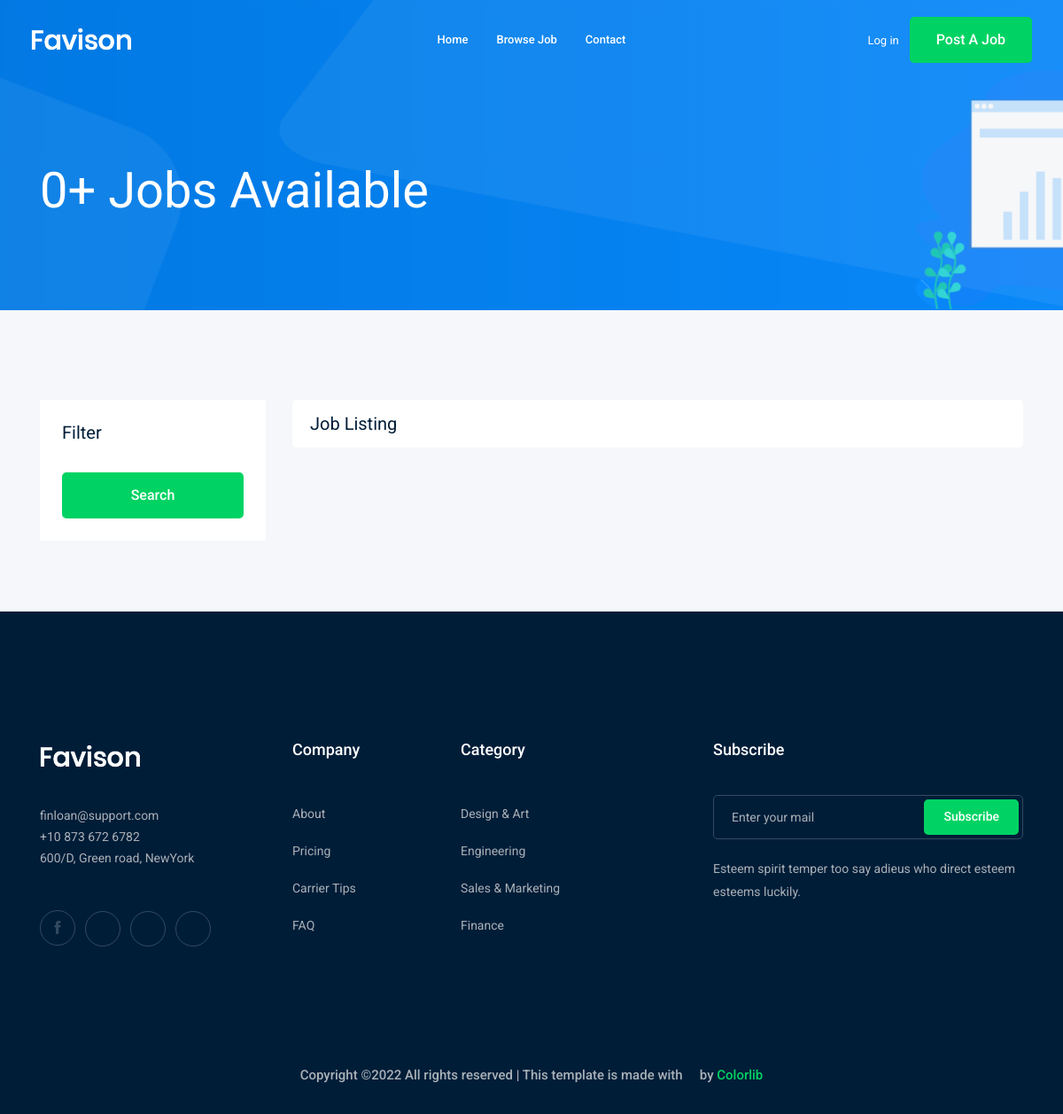
Before: / with the older database file.
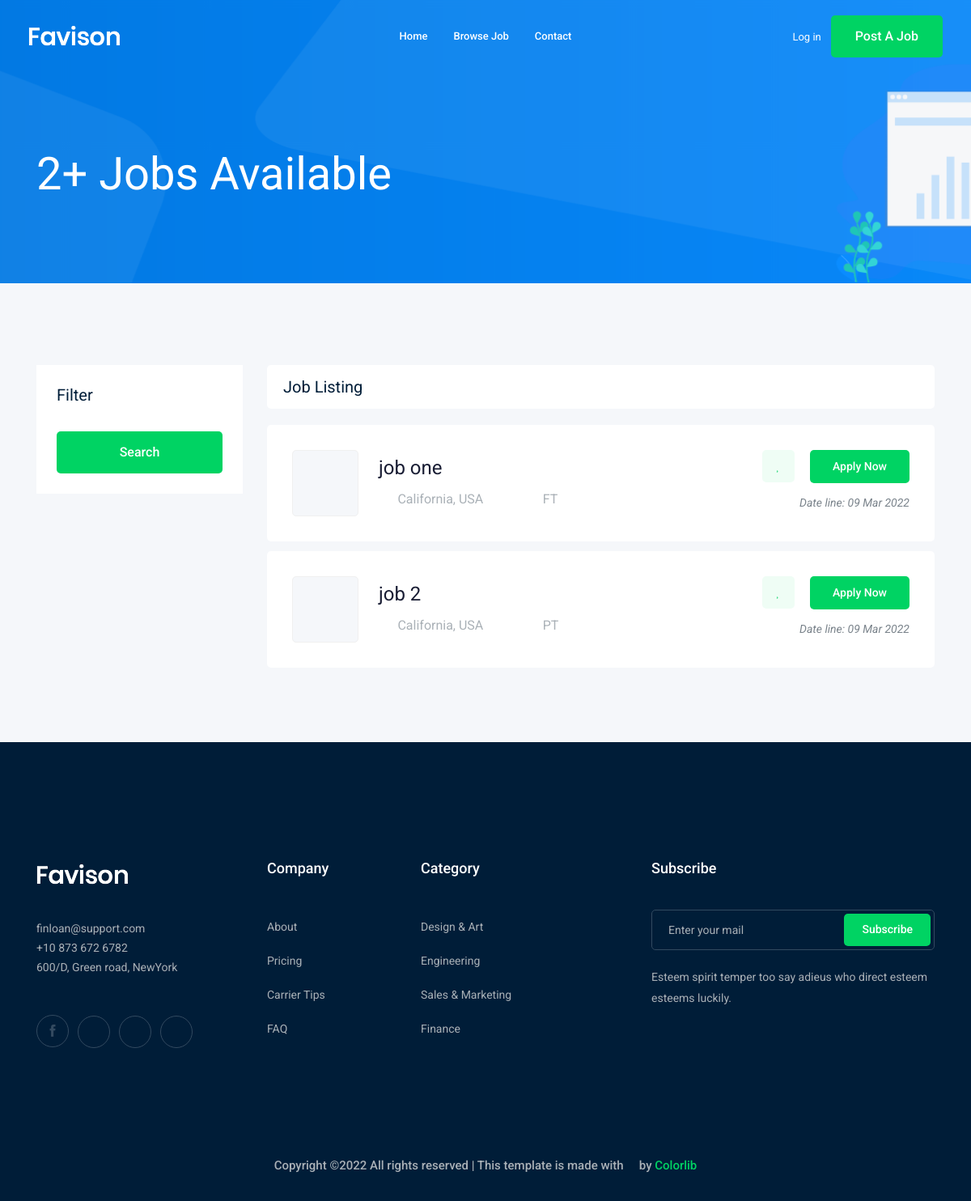
After: the same page with the newer database file.
### job/models.py (models this page shows)
class Job(models.Model):
    title = models.CharField(max_length=100)
    job_type = models.CharField(max_length=100, choices=JOB_TYPE_CHOICE)
    description = models.TextField(max_length=1000)
    published_at = models.DateTimeField(auto_now=True)
    vacancy = models.IntegerField(default=1)
    salary = models.IntegerField(default=1)
    experience = models.IntegerField(default=1)
    category = models.ForeignKey(Category, on_delete=models.CASCADE);
    def __str__(self):
        return (self.title)

### job/views.py (the view)
# urls.py: path('', jop_list ),
def jop_list(request):
    jobList = Job.objects.all()
    context = {'jobs': jobList}
    return (render(request, 'job/job_list.html', context))

### forntend-template/job/templates/job/job_list.html (shortened to what this page needs)
{% extends 'base.html' %}
{% load bootstrap4 %}
{% block body %}
    <div class="bradcam_area bradcam_bg_1">
        <div class="container">
            <div class="row">
                <div class="col-xl-12">
                    <div class="bradcam_text">
                        <h3>{{jobs.count}}+ Jobs Available</h3>
                    </div>
                </div>
            </div>
        </div>
    </div>
    <div class="job_listing_area plus_padding">
        <div class="container">
            <div class="row">
                <div class="col-lg-3">
                    <div class="job_filter white-bg">
                        <div class="form_inner white-bg">
                            <h3>Filter</h3>
                            <form method="GET">
                                <input type="submit" value="Search" class="boxed-btn3 w-100 mt-2">
                            </form>
                        </div>
                    </div>
                </div>
                <div class="col-lg-9">
                    <div class="recent_joblist_wrap">
                        <div class="recent_joblist white-bg ">
                            <div class="row align-items-center">
                                <div class="col-md-6">
                                    <h4>Job Listing</h4>
                                </div>
                                <div class="col-md-6">
                                </div>
                            </div>
                        </div>
                    </div>
                    <div class="job_lists m-0">
                        <div class="row">
                           {% for job in jobs %}
                            <div class="col-lg-12 col-md-12">
                                <div class="single_jobs white-bg d-flex justify-content-between">
                                    <div class="jobs_left d-flex align-items-center">
                                        <div class="thumb">
                                        </div>
                                        <div class="jobs_conetent">
                                            <a href="{% url 'jobs:job_detail' job.slug %}"><h4>{{job}}</h4></a>
                                            <div class="links_locat d-flex align-items-center">
                                                <div class="location">
                                                    <p> <i class="fa fa-map-marker"></i> California, USA</p>
                                                </div>
                                                <div class="location">
                                                    <p> <i class="fa fa-clock-o"></i> {{job.job_type}}</p>
                                                </div>
                                            </div>
                                        </div>
                                    </div>
                                    <div class="jobs_right">
                                        <div class="apply_now">
                                            <a class="heart_mark" href="#"> <i class="fa fa-heart"></i> </a>
                                            <a href="{% url 'jobs:job_detail' job.slug %}" class="boxed-btn3">Apply Now</a>
                                        </div>
                                        <div class="date">
                                            <p>Date line: {{job.published_at|date:'d M o'}}</p>
                                        </div>
                                    </div>
                                </div>
                            </div>
                            {% endfor %}
                        </div>
                    </div>
                </div>
            </div>
        </div>
    </div>
{% endblock body %}

### forntend-template/templates/base.html (shortened to what this page needs)
{% load static %}
<!doctype html>
<html class="no-js" lang="zxx">
<head>
    <link rel="stylesheet" href="{% static 'css/bootstrap.min.css' %}">
    <link rel="stylesheet" href="{% static 'css/owl.carousel.min.css' %}">
    <link rel="stylesheet" href="{% static 'css/magnific-popup.css' %}">
    <link rel="stylesheet" href="{% static 'css/font-awesome.min.css' %}">
    <link rel="stylesheet" href="{% static 'css/themify-icons.css' %}">
    <link rel="stylesheet" href="{% static 'css/nice-select.css' %}">
    <link rel="stylesheet" href="{% static 'css/flaticon.css' %}">
    <link rel="stylesheet" href="{% static 'css/jquery-ui.css' %}">
    <link rel="stylesheet" href="{% static 'css/gijgo.css' %}">
    <link rel="stylesheet" href="{% static 'css/animate.min.css' %}">
    <link rel="stylesheet" href="{% static 'css/slicknav.css' %}">
    <link rel="stylesheet" href="{% static 'css/style.css' %}">
</head>
<body>
    <header>
        <div class="header-area ">
            <div id="sticky-header" class="main-header-area">
                <div class="container-fluid ">
                    <div class="header_bottom_border">
                        <div class="row align-items-center">
                            <div class="col-xl-3 col-lg-2">
                                <div class="logo">
                                    <a href="index.html">
                                        <img src="img/logo.png" alt="">
                                    </a>
                                </div>
                            </div>
                            <div class="col-xl-6 col-lg-7">
                                <div class="main-menu  d-none d-lg-block">
                                    <nav>
                                        <ul id="navigation">
                                            <li><a href="/">home</a></li>
                                            <li><a href="{% url 'jobs:job_list' %}">Browse Job</a></li>
                                            <li><a href="{% url 'contact:contact' %}">Contact</a></li>
                                        </ul>
                                    </nav>
                                </div>
                            </div>
                            <div class="col-xl-3 col-lg-3 d-none d-lg-block">
                                <div class="Appointment">
                                    {% if request.user.is_authenticated %}
                                    <div class="phone_num d-none d-xl-block">
                                        <a href="{% url 'accounts:profile' %}">Profile</a>
                                    </div>
                                    {% else %}
                                        <div class="phone_num d-none d-xl-block">
                                            <a href="{% url 'login' %}">Log in</a>
                                        </div>
                                    {% endif %}
                                    <div class="d-none d-lg-block">
                                        <a class="boxed-btn3" href="{% url 'jobs:add_job' %}">Post a Job</a>
                                    </div>
                                </div>
                            </div>
                            <div class="col-12">
                            </div>
                        </div>
                    </div>
                </div>
            </div>
        </div>
    </header>
    {% block body %}
    {% endblock body %}
    <footer class="footer">
        <div class="footer_top">
            <div class="container">
                <div class="row">
                    <div class="col-xl-3 col-md-6 col-lg-3">
                        <div class="footer_widget wow fadeInUp" data-wow-duration="1s" data-wow-delay=".3s">
                            <div class="footer_logo">
                                <a href="#">
                                    <img src="img/logo.png" alt="">
                                </a>
                            </div>
                            <p>
                                finloan@support.com <br>
                                +10 873 672 6782 <br>
                                600/D, Green road, NewYork
                            </p>
                            <div class="socail_links">
                                <ul>
                                    <li>
                                        <a href="#">
                                            <i class="ti-facebook"></i>
                                        </a>
                                    </li>
                                    <li>
                                        <a href="#">
                                            <i class="fa fa-google-plus"></i>
                                        </a>
                                    </li>
                                    <li>
                                        <a href="#">
                                            <i class="fa fa-twitter"></i>
                                        </a>
                                    </li>
                                    <li>
                                        <a href="#">
                                            <i class="fa fa-instagram"></i>
                                        </a>
                                    </li>
                                </ul>
                            </div>
                        </div>
                    </div>
                    <div class="col-xl-2 col-md-6 col-lg-2">
                        <div class="footer_widget wow fadeInUp" data-wow-duration="1.1s" data-wow-delay=".4s">
                            <h3 class="footer_title">
                                Company
                            </h3>
                            <ul>
                                <li><a href="#">About </a></li>
                                <li><a href="#"> Pricing</a></li>
                                <li><a href="#">Carrier Tips</a></li>
                                <li><a href="#">FAQ</a></li>
                            </ul>
                        </div>
                    </div>
                    <div class="col-xl-3 col-md-6 col-lg-3">
                        <div class="footer_widget wow fadeInUp" data-wow-duration="1.2s" data-wow-delay=".5s">
                            <h3 class="footer_title">
                                Category
                            </h3>
                            <ul>
                                <li><a href="#">Design & Art</a></li>
                                <li><a href="#">Engineering</a></li>
                                <li><a href="#">Sales & Marketing</a></li>
                                <li><a href="#">Finance</a></li>
                            </ul>
                        </div>
                    </div>
                    <div class="col-xl-4 col-md-6 col-lg-4">
                        <div class="footer_widget wow fadeInUp" data-wow-duration="1.3s" data-wow-delay=".6s">
                            <h3 class="footer_title">
                                Subscribe
                            </h3>
                            <form action="#" class="newsletter_form">
                                <input type="text" placeholder="Enter your mail">
                                <button type="submit">Subscribe</button>
                            </form>
                            <p class="newsletter_text">Esteem spirit temper too say adieus who direct esteem esteems
                                luckily.</p>
                        </div>
                    </div>
                </div>
            </div>
        </div>
        <div class="copy-right_text wow fadeInUp" data-wow-duration="1.4s" data-wow-delay=".3s">
            <div class="container">
                <div class="row">
                    <div class="col-xl-12">
                        <p class="copy_right text-center">
Copyright &copy;<script>document.write(new Date().getFullYear());</script> All rights reserved | This template is made with <i class="fa fa-heart-o" aria-hidden="true"></i> by <a href="https://colorlib.com" target="_blank">Colorlib</a>
                        </p>
                    </div>
                </div>
            </div>
        </div>
    </footer>
</body>
</html>

Changed rows visible on the page:
added Job: title "job one", job_type "FT", published_at "09 Mar 2022"
added Job: title "job 2", job_type "PT", published_at "09 Mar 2022"
Other visible differences:
{{ jobs.count }}: "0" → "2"
